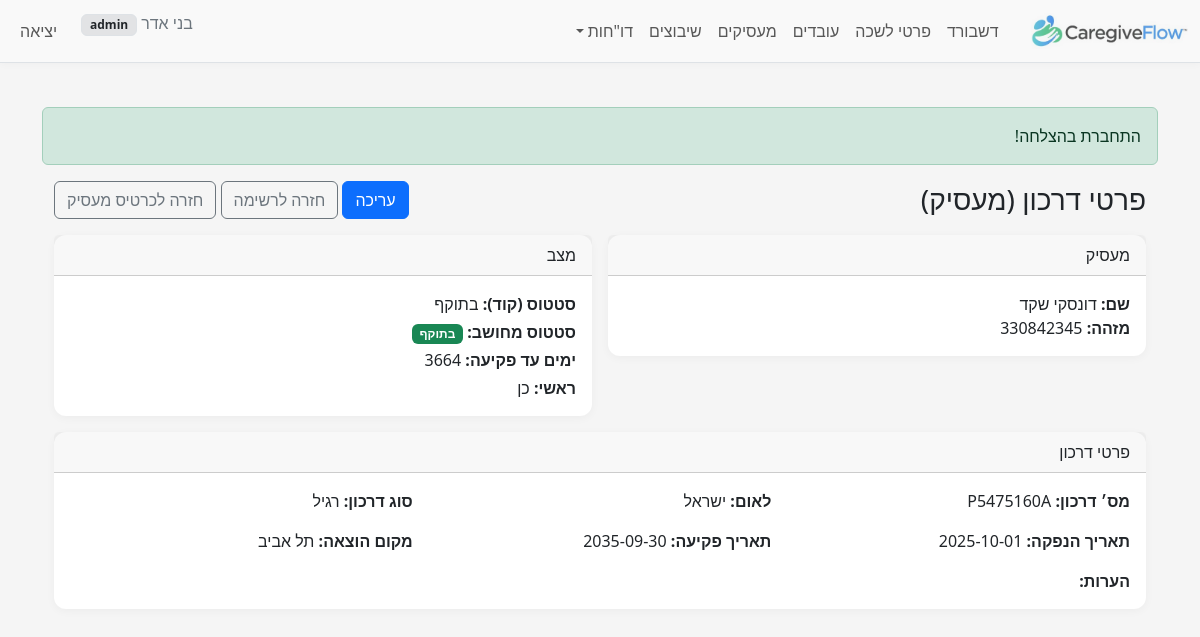
The page /index.php?r=employer_passports/view&id=3&employer_id=1 (signed in) on the database its author committed.
### tables this page shows
CREATE TABLE `employers` (
  `id` bigint(20) UNSIGNED NOT NULL,
  `id_type_code` tinyint(3) UNSIGNED NOT NULL,
  `id_number` varchar(20) NOT NULL,
  `passport_number` varchar(20) DEFAULT NULL,
  `last_name` varchar(60) NOT NULL,
  `first_name` varchar(60) NOT NULL,
  `gender_code` tinyint(3) UNSIGNED DEFAULT NULL COMMENT 'Employer gender (1=male,2=female per BAFI)',
  `phone` varchar(10) DEFAULT NULL,
  `phone_prefix_il` varchar(4) DEFAULT NULL,
  `phone_number_il` varchar(10) DEFAULT NULL,
  `phone_alt` varchar(30) DEFAULT NULL,
  `email` varchar(120) DEFAULT NULL,
  `birth_date` date DEFAULT NULL,
  `birth_year` smallint(5) UNSIGNED DEFAULT NULL COMMENT 'Employer birth year (yyyy)',
  `city_code` int(10) UNSIGNED DEFAULT NULL,
  `city_name_he` varchar(120) DEFAULT NULL,
  `street_code` int(10) UNSIGNED DEFAULT NULL,
  `street_name_he` varchar(120) DEFAULT NULL,
  `foreign_country_code` int(10) UNSIGNED DEFAULT NULL COMMENT 'MoI country numeric code for foreign employer',
  `house_no` varchar(10) DEFAULT NULL,
  `apartment` varchar(10) DEFAULT NULL,
  `zipcode` varchar(10) DEFAULT NULL,
  `notes` text DEFAULT NULL,
  `created_at` timestamp NOT NULL DEFAULT current_timestamp(),
  `updated_at` timestamp NULL DEFAULT current_timestamp() ON UPDATE current_timestamp(),
  `company_name` varchar(150) DEFAULT NULL,
  `contact_email` varchar(120) DEFAULT NULL,
  `contact_name` varchar(120) DEFAULT NULL,
  `contact_phone` varchar(30) DEFAULT NULL
);

CREATE TABLE `employer_passports` (
  `id` bigint(20) UNSIGNED NOT NULL,
  `employer_id` bigint(20) UNSIGNED NOT NULL,
  `passport_number` varchar(60) NOT NULL,
  `issuing_country_code` char(2) NOT NULL,
  `passport_type_code` tinyint(3) UNSIGNED DEFAULT NULL,
  `country_code` int(10) UNSIGNED DEFAULT NULL,
  `issue_date` date DEFAULT NULL,
  `expiry_date` date DEFAULT NULL,
  `is_primary` tinyint(1) NOT NULL DEFAULT 0,
  `issue_place` varchar(120) DEFAULT NULL,
  `status_code` tinyint(3) UNSIGNED DEFAULT NULL,
  `notes` text DEFAULT NULL,
  `created_at` timestamp NULL DEFAULT current_timestamp(),
  `updated_at` timestamp NULL DEFAULT current_timestamp() ON UPDATE current_timestamp()
);

### src/controllers/EmployerPassportsController.php (called while the page is built, shortened)
<?php
require_once __DIR__ . '/../models/EmployerPassport.php';
require_once __DIR__ . '/../services/EmployerPassportService.php';
class EmployerPassportsController
{
    public static function view(PDO $pdo)
    {
        $m = new EmployerPassport($pdo);
        $id = (int)($_GET['id'] ?? 0);
        $item = $m->find($id);
        $emp = self::employer_brief($pdo, (int)$item['employer_id']);
        $status_name = self::status_codes($pdo)[$item['status_code']] ?? null;
        $type_name   = $item['passport_type_code'] !== null ? (self::type_codes($pdo)[$item['passport_type_code']] ?? null) : null;
        $country_name = $item['country_code'] !== null ? (self::country_codes($pdo)[$item['country_code']] ?? null) : null;
        $derived_status_code = EmployerPassportService::derivedStatusCode($item['status_code'] ?? null, $item['expiry_date'] ?? null);
        $days_left = EmployerPassportService::daysUntilExpiry($item['expiry_date'] ?? null);
        require __DIR__.'/../../views/employer_passports/view.php';
    }
    private static function status_codes(PDO $pdo): array
    {
        $rows = $pdo->query("SELECT passport_status_code AS code, name_he FROM passport_status_codes ORDER BY code")
                    ->fetchAll(PDO::FETCH_ASSOC);
        $out = []; foreach ($rows as $r) { $out[(int)$r['code']] = $r['name_he']; } return $out;
    }
    private static function type_codes(PDO $pdo): array
    {
        $rows = $pdo->query("SELECT passport_type_code AS code, name_he FROM passport_type_codes ORDER BY code")
                    ->fetchAll(PDO::FETCH_ASSOC);
        $out = []; foreach ($rows as $r) { $out[(int)$r['code']] = $r['name_he']; } return $out;
    }
    private static function country_codes(PDO $pdo): array
    {
        $rows = $pdo->query("SELECT country_code AS code, name_he FROM countries ORDER BY name_he")
                    ->fetchAll(PDO::FETCH_ASSOC);
        $out = []; foreach ($rows as $r) { $out[(int)$r['code']] = $r['name_he']; } return $out;
    }
    private static function employer_brief(PDO $pdo, int $id): ?array
    {
        $stmt = $pdo->prepare("SELECT id, first_name, last_name, id_number, passport_number FROM employers WHERE id = :id");
        $stmt->execute([':id' => $id]);
        $row = $stmt->fetch(PDO::FETCH_ASSOC);
        return $row ?: null;
    }
}

### public/index.php (called while the page is built, shortened)
<?php
require __DIR__ . '/../src/helpers.php';
$pdo = db();
$route = $_GET['r'] ?? 'dashboard/index';
[$ctrl, $action] = array_pad(explode('/', $route, 2), 2, 'index');
$action = strtok($action, '&?');
$action = preg_replace('/[^A-Za-z0-9_]/', '', $action);
$controllerClass = preg_replace('/[^A-Za-z0-9]/', '', ucwords(str_replace(['_', '-'], ' ', $ctrl))) . 'Controller';
call_user_func([$controllerClass, $action], $pdo);

### src/models/EmployerPassport.php (called while the page is built, shortened)
<?php
class EmployerPassport
{
    private $pdo;
    public function __construct(PDO $pdo)
    {
        $this->pdo = $pdo;
    }
    public function find(int $id): ?array
    {
        $stmt = $this->pdo->prepare("SELECT * FROM employer_passports WHERE id = :id");
        $stmt->execute([':id' => $id]);
        $row = $stmt->fetch(PDO::FETCH_ASSOC);
        return $row ?: null;
    }
}

### src/helpers.php (called while the page is built, shortened)
<?php
function e($str): string { return htmlspecialchars((string)$str, ENT_QUOTES | ENT_SUBSTITUTE, 'UTF-8'); }

### src/services/EmployerPassportService.php (called while the page is built, shortened)
<?php
class EmployerPassportService
{
    public static function derivedStatusCode($status_code, ?string $expiry_date)
    {
        return is_numeric($status_code) ? (int)$status_code : null;
    }
    public static function daysUntilExpiry(?string $expiry_date): ?int
    {
        $d = (new DateTime($expiry_date))->setTime(0,0,0);
        $t = (new DateTime('today'))->setTime(0,0,0);
        return (int)$t->diff($d)->format('%r%a');
    }
}

### views/employer_passports/view.php (the view, shortened to what this page needs)
<?php require __DIR__ . '/../layout/header.php'; ?>
<div class="container" dir="rtl">
    <div class="d-flex justify-content-between align-items-center mb-3">
        <h3 class="m-0">פרטי דרכון (מעסיק)</h3>
        <div>
            <a class="btn btn-primary" href="?r=employer_passports/edit&id=<?= e($item['id']) ?>">עריכה</a>
            <a class="btn btn-outline-secondary" href="?r=employer_passports/index&employer_id=<?= e($_GET['employer_id']) ?>">חזרה לרשימה</a>
            <a class="btn btn-outline-secondary" href="?r=employers/show&id=<?= e($emp['id']) ?>">חזרה לכרטיס מעסיק</a>
        </div>
    </div>
    <div class="row g-3">
        <div class="col-md-6">
            <div class="card">
                <div class="card-header">מעסיק</div>
                <div class="card-body">
                    <?php if ($emp): ?>
                        <div><strong>שם:</strong> <?= e($emp['last_name'].' '.$emp['first_name']) ?></div>
                        <div><strong>מזהה:</strong> <?= e($emp['id_number'] ?? $emp['passport_number'] ?? '') ?></div>
                    <?php else: ?>
                        <div class="text-muted">—</div>
                    <?php endif; ?>
                </div>
            </div>
        </div>
        <div class="col-md-6">
            <div class="card">
                <div class="card-header">מצב</div>
                <div class="card-body">
                    <div class="mb-1"><strong>סטטוס (קוד):</strong> <?= e($status_name ?? '—') ?></div>
                    <div class="mb-1"><strong>סטטוס מחושב:</strong>
                        <?php if ($derived_status_code === 'expired'): ?>
                            <span class="badge bg-danger">פג</span>
                        <?php else: ?>
                            <span class="badge bg-success">בתוקף</span>
                        <?php endif; ?>
                    </div>
                    <div class="mb-1"><strong>ימים עד פקיעה:</strong>
                        <?php if (is_null($days_left)): ?>—
                        <?php elseif ($days_left < 0): ?><span class="text-danger"><?= e($days_left) ?></span>
                        <?php elseif ($days_left <= 30): ?><span class="text-warning"><?= e($days_left) ?></span>
                        <?php else: ?><?= e($days_left) ?>
                        <?php endif; ?>
                    </div>
                    <div class="mb-0"><strong>ראשי:</strong> <?= !empty($item['is_primary']) ? 'כן' : 'לא' ?></div>
                </div>
            </div>
        </div>
        <div class="col-12">
            <div class="card">
                <div class="card-header">פרטי דרכון</div>
                <div class="card-body">
                    <div class="row g-3">
                        <div class="col-md-4"><strong>מס׳ דרכון:</strong> <?= e($item['passport_number'] ?? '') ?></div>
                        <div class="col-md-4"><strong>לאום:</strong> <?= e($country_name ?? '') ?></div>
                        <div class="col-md-4"><strong>סוג דרכון:</strong> <?= e($type_name ?? '') ?></div>
                        <div class="col-md-4"><strong>תאריך הנפקה:</strong> <?= e($item['issue_date'] ?? '') ?></div>
                        <div class="col-md-4"><strong>תאריך פקיעה:</strong> <?= e($item['expiry_date'] ?? '') ?></div>
                        <div class="col-md-4"><strong>מקום הוצאה:</strong> <?= e($item['issue_place'] ?? '') ?></div>
                        <div class="col-12"><strong>הערות:</strong><br><?= nl2br(e($item['notes'] ?? '')) ?></div>
                    </div>
                </div>
            </div>
        </div>
    </div>
</div>
<?php require __DIR__ . '/../layout/footer.php'; ?>

### public/assets/css/style.css (style rules this page uses)
body { background-color: #f5f5f5; color: #212529; }
.card { border: 0; box-shadow: 0 2px 10px rgba(0,0,0,.04); border-radius: .75rem; }

### rows shown on the page
employers: last_name+first_name "דונסקי שקד", id_number "330842345"
employer_passports: expiry_date "3664", passport_number "P5475160A", issue_date "2025-10-01", expiry_date "2035-09-30", issue_place "תל אביב"

### other values the page prints
$u['display_name'] "בני אדר"
$u['role'] "admin"
$f['msg'] "התחברת בהצלחה!"
$status_name "בתוקף"
$country_name "ישראל"
$type_name "רגיל"
